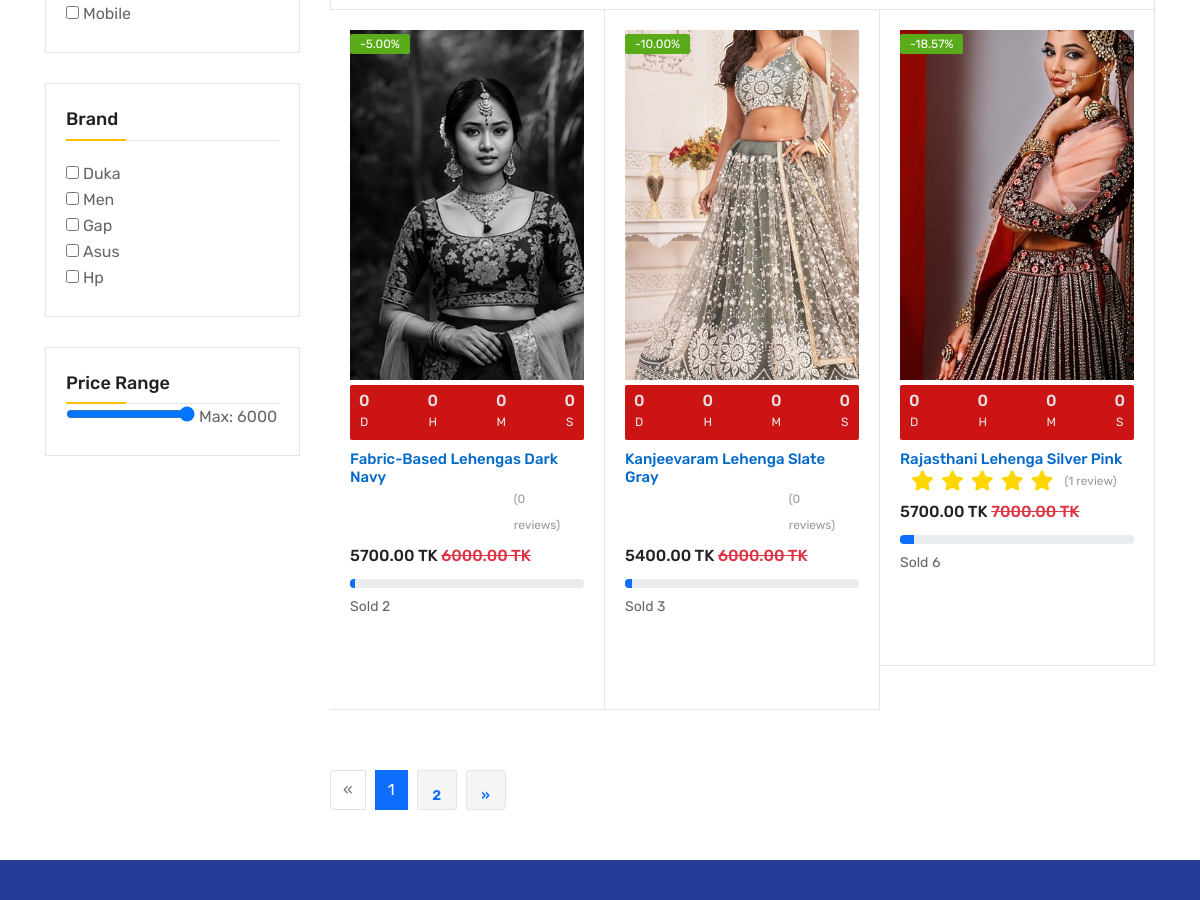
Page /category-product/lehenga/4/ (middle part) on the earlier database version.
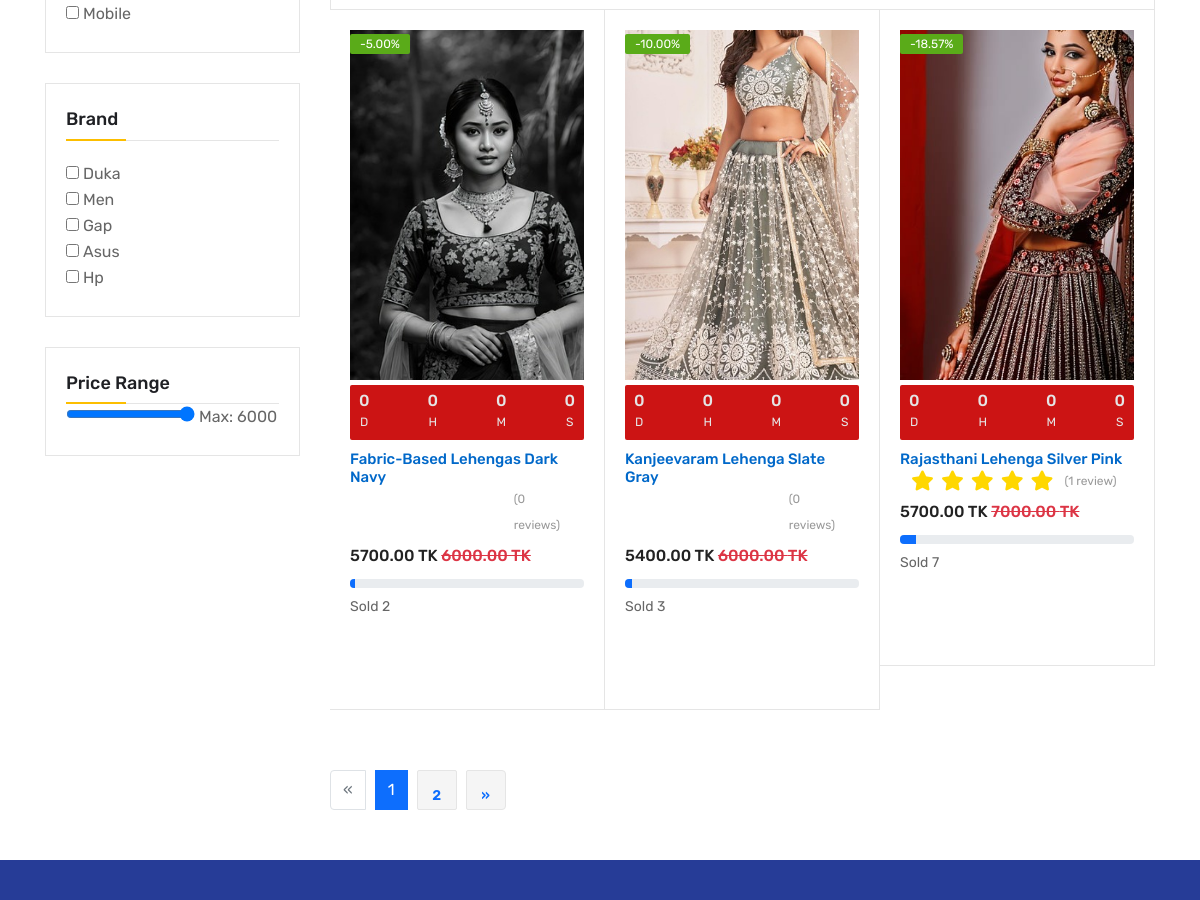
Same page on the later database version.
### store/models.py (models this page shows, shortened)
class ImageTagMixin(models.Model):
    class Meta:
        abstract = True

class Product(ImageTagMixin):
    category = models.ForeignKey(Category, related_name='products', on_delete=models.CASCADE)
    brand = models.ForeignKey(Brand, related_name='products', on_delete=models.CASCADE)
    variant = models.CharField(max_length=150, choices=VARIANTS_TYPE_CHOICES, default='none')
    title = models.CharField(max_length=150, unique=True)
    slug = models.SlugField(max_length=150, unique=True, blank=True, null=True)
    old_price = models.DecimalField(max_digits=10, decimal_places=2, default=Decimal('6000.00'))
    sale_price = models.DecimalField(max_digits=10, decimal_places=2, default=Decimal('4000.00'))
    discount_percent = models.DecimalField(max_digits=5, decimal_places=2, validators=[MinValueValidator(0), MaxValueValidator(90)], default=Decimal('33.33'))
    available_stock = models.PositiveIntegerField(validators=[MaxValueValidator(10000)], default=1)
    sold = models.PositiveIntegerField(default=0)
    visited = models.PositiveIntegerField(default=0)
    prev_des = models.TextField(default='N/A')
    add_des = models.TextField(default='N/A')
    short_des = models.TextField(default='N/A')
    long_des = models.TextField(default='N/A')
    keyword = models.TextField(default='N/A')
    description = models.TextField(default='N/A')
    tag = models.CharField(max_length=150, default='N/A')
    deadline = models.DateTimeField(blank=True, null=True)
    is_deadline = models.BooleanField(default=False)
    is_featured = models.BooleanField(default=False)
    status = models.CharField(max_length=10, choices=STATUS_CHOICES, default='active')
    created_at = models.DateTimeField(auto_now_add=True)
    updated_at = models.DateTimeField(auto_now=True)
    class Meta:
        ordering = ['id']
        verbose_name_plural = '05. Products'

class ImageGallery(ImageTagMixin):
    product = models.ForeignKey(Product, related_name='images', on_delete=models.CASCADE)
    image = models.ImageField(upload_to='galleries/%Y/%m/%d/', validators=[validate_image_size])
    status = models.CharField(max_length=10, choices=STATUS_CHOICES, default='active')
    created_at = models.DateTimeField(auto_now_add=True)
    updated_at = models.DateTimeField(auto_now=True)
    class Meta:
        ordering = ['id']
        verbose_name_plural = '07. Image Galleries'

### store/views.py (the view)
# urls.py: path('category-product/<slug:slug>/<int:id>/', CategoryProductView.as_view(), name='category-product'),
@method_decorator(never_cache, name='dispatch')
class CategoryProductView(generic.View):
    def get(self, request, slug, id):
        category = get_object_or_404(Category, slug=slug, id=id)
        products = Product.objects.filter(category=category, status='active').annotate(
            total_variant_stock=Sum('variants__available_stock', filter=Q(variants__status='active')),
            avg_rate=Avg('reviews__rating', filter=Q(reviews__status='active'))
        ).filter(Q(available_stock__gt=0) | Q(total_variant_stock__gt=0)) \
         .select_related('brand','category').prefetch_related('variants')
        sort_options = ['latest','new','upcoming']
        sort_by = request.GET.get('sort','latest')
        if sort_by == 'upcoming': products = products.filter(deadline__gt=timezone.now()).order_by('deadline')
        elif sort_by == 'new': products = products.order_by('created_at')
        else: products = products.order_by('-created_at')
        per_page_options = [3,6,12,24]
        try: per_page = int(request.GET.get('per_page'))
        except: per_page = 3
        if per_page not in per_page_options: per_page = 3
        paginator = Paginator(products, per_page)
        page_obj = paginator.get_page(request.GET.get('page'))
        banners = Slider.objects.filter(slider_type='add', status='active')[:1]
        context = {
            'category': category, 'products': page_obj, 'page_obj': page_obj,
            'banners': banners, 'per_page_options': per_page_options, 'sort_options': sort_options,
            'selected_per_page': per_page, 'selected_sort': sort_by
        }
        if request.headers.get('x-requested-with') == 'XMLHttpRequest':
            return JsonResponse({
                'html': render_to_string('store/components/grid.html', context, request=request),
                'pagination_html': render_to_string('store/components/pagination.html', context, request=request)
            })
        return render(request, 'store/category-product.html', context)

### cart/context_processors.py (called while the page is built, shortened)
def cart_context(request):
    SHIPPING_COST = Decimal('150.00')  # Shipping cost can be Decimal for precision
    return {
        'cart_items': [],
        'cart_count': 0,
        'wish_count': 0,
        'shipping_cost': Decimal('0.00'),
        'total_price': Decimal('0.00'),
        'grand_total': Decimal('0.00')
    }

### templates/store/category-product.html (shortened to what this page needs)
{% extends 'base.html' %}
{% load static %}
{% block main_content %}
<div class="shop-area mb-10">
    <div class="container">
        <div class="row">
            <div class="col-xl-3 col-lg-3">
                {% include 'store/components/filter.html' %}
            </div>
            <div class="col-xl-9 col-lg-9">
                <div class="product-lists-top">
                    <div class="product__filter-wrap">
                    </div>
                </div>
                <div class="product__show-list">
                    <div class="row g-0" id="product-grid">
                        {% include 'store/components/grid.html' %}
                    </div>
                </div>
                <div class="row">
                    <div class="col-xl-12">
                        <div class="basic-pagination pt-30 pb-30" id="pagination">
                            {% include 'store/components/pagination.html' %}
                        </div>
                    </div>
                </div>
            </div>
        </div>
    </div>
</div>
{% endblock main_content %}

### templates/store/components/grid.html (shortened to what this page needs)
{% if products %}
    {% for product in products %}
        <div class="col-xl-4 col-lg-4 col-md-6 col-sm-6 mb-30">
            <div class="product__item product__item-d">
                <div class="product__thumb fix">
                    <div class="product-image w-img">
                        <a href="{% url 'product-detail' product.slug product.id %}">
                            <img src="{{ product.images.first.image.url }}"
                                 alt="{{ product.title|title }}"
                                 style="width: 310px; height: 350px; object-fit: cover;">
                        </a>
                    </div>
                    {% if product.deadline %}
                        <div class="countdown countdown-small mt-5">
                            <div class="countdown-inner b-radius"
                                 data-countdown=""
                                 data-date="{{ product.deadline|date:'c' }}">
                                <ul class="text-center"
                                    style="padding:0; list-style:none; display:flex; justify-content:center; gap:10px;">
                                    <li><span data-days="">0</span>d</li>
                                    <li><span data-hours="">0</span>h</li>
                                    <li><span data-minutes="">0</span>m</li>
                                    <li><span data-seconds="">0</span>s</li>
                                </ul>
                            </div>
                        </div>
                    {% endif %}
                    <div class="product__offer">
                        <span class="discount">-{{ product.discount_percent }}%</span>
                    </div>
                </div>
                <div class="product__content">
                    <h6>
                        <a href="{% url 'product-detail' product.slug product.id %}">
                            {{ product.title|title|truncatewords:5 }}
                        </a>
                    </h6>
                    <div class="rating mb-5">
                        <ul>
                            <i class="fa {% if product.avg_rate >= 1 %}fa-star{% else %}fa-star-o{% endif %}" style="color:#FFD700;"></i>
                            <i class="fa {% if product.avg_rate >= 2 %}fa-star{% else %}fa-star-o{% endif %}" style="color:#FFD700;"></i>
                            <i class="fa {% if product.avg_rate >= 3 %}fa-star{% else %}fa-star-o{% endif %}" style="color:#FFD700;"></i>
                            <i class="fa {% if product.avg_rate >= 4 %}fa-star{% else %}fa-star-o{% endif %}" style="color:#FFD700;"></i>
                            <i class="fa {% if product.avg_rate >= 5 %}fa-star{% else %}fa-star-o{% endif %}" style="color:#FFD700;"></i>
                        </ul>
                        <span>
                            ({{ product.reviews.count }} review{{ product.reviews.count|pluralize }})
                        </span>
                    </div>
                    <div class="price mb-10">
                        <span>
                            {{ product.sale_price }} TK
                            {% if product.old_price %}
                                <del class="text-danger">{{ product.old_price }} TK</del>
                            {% endif %}
                        </span>
                    </div>
                    <div class="progress mb-5">
                        <div class="progress-bar bg-primary" style="width: {{ product.sold }}%;"></div>
                    </div>
                    <div class="progress-rate">
                        <span>Sold {{ product.sold }}</span>
                    </div>
                </div>
            </div>
        </div>
    {% endfor %}
{% else %}
    <p>No products found!</p>
{% endif %}

Differences in the rows shown:
changed Product "Rajasthani Lehenga Silver Pink": sold "6" → "7"
